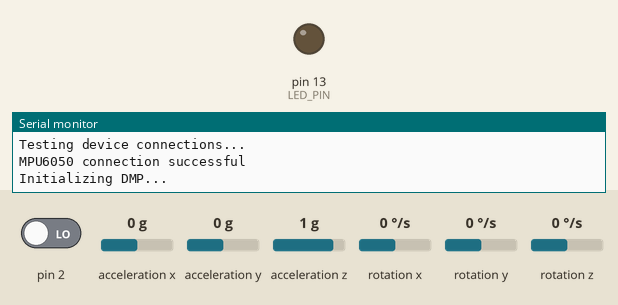
Simulated run of this sketch. Board: Arduino Uno, built with avr-gcc and run on an emulated ATmega328P. Parts: output pins drawn as LEDs (lit = HIGH), the last lines printed to the serial monitor. Dashed ring = blinking. The inputs (shaded band) are chosen by the test bench; at power-on: acceleration x 0 g, acceleration y 0 g, pin 2 LOW, acceleration z 1 g, rotation x 0 °/s, rotation y 0 °/s, rotation z 0 °/s. The sensor or clock chip raises its interrupt line as the real part does.

Above: at 0.1 s.
At 1.3 s:
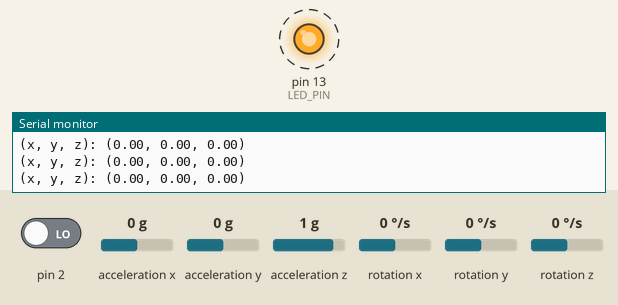
1.8 s: acceleration x set to -1.4 g
4.8 s: acceleration y set to 0.8 g
Timing chart, 0 to 13.8 s (numbered marks = the images above; inputs shaded):
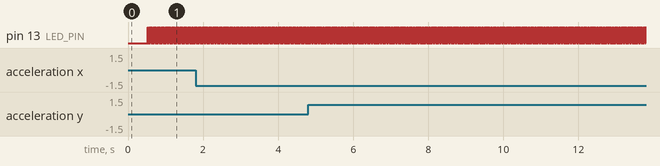

Measured:
- by itself, pin 13 (LED_PIN): alternates HIGH for 0.01 s and LOW for 0.01 s

The sketch:

accel_MPU6050_DMP6_dump_ypr.ino
```cpp
#include "I2Cdev.h"
#include "MPU6050_6Axis_MotionApps20.h"
#if I2CDEV_IMPLEMENTATION == I2CDEV_ARDUINO_WIRE
    #include "Wire.h"
#endif
MPU6050 mpu;
#define OUTPUT_READABLE_YAWPITCHROLL

float highX, lowX, highY, lowY, highZ, lowZ;
float x, y, z;

#define LED_PIN LED_BUILTIN // (Arduino is 13, Teensy is 11, Teensy++ is 6)
bool blinkState = false;

bool dmpReady = false;  // set true if DMP init was successful
uint8_t mpuIntStatus;   // holds actual interrupt status byte from MPU
uint8_t devStatus;      // return status after each device operation (0 = success, !0 = error)
uint16_t packetSize;    // expected DMP packet size (default is 42 bytes)
uint16_t fifoCount;     // count of all bytes currently in FIFO
uint8_t fifoBuffer[64]; // FIFO storage buffer

Quaternion q;           // [w, x, y, z]         quaternion container
VectorInt16 aa;         // [x, y, z]            accel sensor measurements
VectorInt16 aaReal;     // [x, y, z]            gravity-free accel sensor measurements
VectorInt16 aaWorld;    // [x, y, z]            world-frame accel sensor measurements
VectorFloat gravity;    // [x, y, z]            gravity vector
float euler[3];         // [psi, theta, phi]    Euler angle container
float ypr[3];           // [yaw, pitch, roll]   yaw/pitch/roll container and gravity vector
uint8_t teapotPacket[14] = { '$', 0x02, 0,0, 0,0, 0,0, 0,0, 0x00, 0x00, '\r', '\n' };
volatile bool mpuInterrupt = false;     // indicates whether MPU interrupt pin has gone high

void dmpDataReady() {
    mpuInterrupt = true;
}

void setup()
{
  x = y = z = 0;
    highX = highY = highZ = -100;
    lowX = lowY = lowZ = 1000;
    #if I2CDEV_IMPLEMENTATION == I2CDEV_ARDUINO_WIRE
        Wire.begin();
        TWBR = 24; // 400kHz I2C clock (200kHz if CPU is 8MHz)
    #elif I2CDEV_IMPLEMENTATION == I2CDEV_BUILTIN_FASTWIRE
        Fastwire::setup(400, true);
    #endif
    Serial.begin(115200);
    while (!Serial); // wait for Leonardo enumeration, others continue immediately
    Serial.println(F("Initializing I2C devices..."));
    mpu.initialize();
    Serial.println(F("Testing device connections..."));
    Serial.println(mpu.testConnection() ? F("MPU6050 connection successful") : F("MPU6050 connection failed"));
/*
    Serial.println(F("\nSend any character to begin DMP programming and demo: "));
    while (Serial.available() && Serial.read()); // empty buffer
    while (!Serial.available());                 // wait for data
    while (Serial.available() && Serial.read()); // empty buffer again
*/
    Serial.println(F("Initializing DMP..."));
    devStatus = mpu.dmpInitialize();
    mpu.setXGyroOffset(220);
    mpu.setYGyroOffset(76);
    mpu.setZGyroOffset(-85);
    mpu.setZAccelOffset(1788); // 1688 factory default for my test chip
    if (devStatus == 0)
    {
        Serial.println(F("Enabling DMP..."));
        mpu.setDMPEnabled(true);
        Serial.println(F("Enabling interrupt detection (Arduino external interrupt 0)..."));
        attachInterrupt(0, dmpDataReady, RISING);
        mpuIntStatus = mpu.getIntStatus();
        Serial.println(F("DMP ready! Waiting for first interrupt..."));
        dmpReady = true;
        packetSize = mpu.dmpGetFIFOPacketSize();
    }
    else
    {
        Serial.print(F("DMP Initialization failed (code "));
        Serial.print(devStatus);
        Serial.println(F(")"));
    }
    pinMode(LED_PIN, OUTPUT);
}

void loop()
{
    if (!dmpReady) return;
    while (!mpuInterrupt && fifoCount < packetSize)
    {
    }
    mpuInterrupt = false;
    mpuIntStatus = mpu.getIntStatus();
    fifoCount = mpu.getFIFOCount();
    if ((mpuIntStatus & 0x10) || fifoCount == 1024)
    {
        mpu.resetFIFO();
        Serial.println(F("FIFO overflow!"));
    }
    else if (mpuIntStatus & 0x02)
    {
        while (fifoCount < packetSize) fifoCount = mpu.getFIFOCount();
        mpu.getFIFOBytes(fifoBuffer, packetSize);
        fifoCount -= packetSize;
        #ifdef OUTPUT_READABLE_YAWPITCHROLL
            mpu.dmpGetQuaternion(&q, fifoBuffer);
            mpu.dmpGetGravity(&gravity, &q);
            mpu.dmpGetYawPitchRoll(ypr, &q, &gravity);
            x = ypr[0] * 180/M_PI;
            y = ypr[1] * 180/M_PI;
            z = ypr[2] * 180/M_PI;
            if (lowX > x)
              lowX = x;
            if (lowY > y)
              lowY = y;
            if (lowZ > z)
              lowZ = z;
            if (highX < x)
              highX = x;
            if (highY < y)
              highY = y;
            if (highZ < z)
              highZ = z;
            Serial.print("(x, y, z): (");
            Serial.print(x);
            Serial.print(", ");
            Serial.print(y);
            Serial.print(", ");
            Serial.print(z);
            Serial.println(")");
            #ifdef JOHN
            Serial.print("low (x, y, z): (");
            Serial.print(lowX);
            Serial.print(", ");
            Serial.print(lowY);
            Serial.print(", ");
            Serial.print(lowZ);
            Serial.print(") high (x, y, z): ");
            Serial.print(highX);
            Serial.print(", ");
            Serial.print(highY);
            Serial.print(", ");
            Serial.print(highZ);
            Serial.println(")");
            #endif
/*
            Serial.print("\t");
            Serial.println(ypr[2] * 180/M_PI);
*/
        #endif

        #ifdef OUTPUT_READABLE_REALACCEL
            // display real acceleration, adjusted to remove gravity
            mpu.dmpGetQuaternion(&q, fifoBuffer);
            mpu.dmpGetAccel(&aa, fifoBuffer);
            mpu.dmpGetGravity(&gravity, &q);
            mpu.dmpGetLinearAccel(&aaReal, &aa, &gravity);
            Serial.print("areal\t");
            Serial.print(aaReal.x);
            Serial.print("\t");
            Serial.print(aaReal.y);
            Serial.print("\t");
            Serial.println(aaReal.z);
        #endif

        #ifdef OUTPUT_READABLE_WORLDACCEL
            // display initial world-frame acceleration, adjusted to remove gravity
            // and rotated based on known orientation from quaternion
            mpu.dmpGetQuaternion(&q, fifoBuffer);
            mpu.dmpGetAccel(&aa, fifoBuffer);
            mpu.dmpGetGravity(&gravity, &q);
            mpu.dmpGetLinearAccel(&aaReal, &aa, &gravity);
            mpu.dmpGetLinearAccelInWorld(&aaWorld, &aaReal, &q);
            Serial.print("aworld\t");
            Serial.print(aaWorld.x);
            Serial.print("\t");
            Serial.print(aaWorld.y);
            Serial.print("\t");
            Serial.println(aaWorld.z);
        #endif

        #ifdef OUTPUT_TEAPOT
            // display quaternion values in InvenSense Teapot demo format:
            teapotPacket[2] = fifoBuffer[0];
            teapotPacket[3] = fifoBuffer[1];
            teapotPacket[4] = fifoBuffer[4];
            teapotPacket[5] = fifoBuffer[5];
            teapotPacket[6] = fifoBuffer[8];
            teapotPacket[7] = fifoBuffer[9];
            teapotPacket[8] = fifoBuffer[12];
            teapotPacket[9] = fifoBuffer[13];
            Serial.write(teapotPacket, 14);
            teapotPacket[11]++; // packetCount, loops at 0xFF on purpose
        #endif

        // blink LED to indicate activity
        blinkState = !blinkState;
        digitalWrite(LED_PIN, blinkState);
    }
}
```
